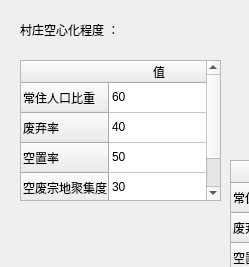
<?xml version="1.0" encoding="UTF-8"?>
<ui version="4.0">
 <class>KongXinStatus</class>
 <widget class="QWidget" name="KongXinStatus">
  <property name="geometry">
   <rect>
    <x>0</x>
    <y>0</y>
    <width>249</width>
    <height>267</height>
   </rect>
  </property>
  <property name="windowTitle">
   <string>Form</string>
  </property>
  <widget class="QLabel" name="label">
   <property name="geometry">
    <rect>
     <x>20</x>
     <y>20</y>
     <width>111</width>
     <height>20</height>
    </rect>
   </property>
   <property name="text">
    <string>村庄空心化程度 ：</string>
   </property>
  </widget>
  <widget class="QTableWidget" name="tableWidget">
   <property name="geometry">
    <rect>
     <x>20</x>
     <y>60</y>
     <width>201</width>
     <height>141</height>
    </rect>
   </property>
   <row>
    <property name="text">
     <string>常住人口比重</string>
    </property>
   </row>
   <row>
    <property name="text">
     <string>废弃率</string>
    </property>
   </row>
   <row>
    <property name="text">
     <string>空置率</string>
    </property>
   </row>
   <row>
    <property name="text">
     <string>空废宗地聚集度</string>
    </property>
   </row>
   <column>
    <property name="text">
     <string>值</string>
    </property>
   </column>
   <item row="0" column="0">
    <property name="text">
     <string>60</string>
    </property>
   </item>
   <item row="1" column="0">
    <property name="text">
     <string>40</string>
    </property>
   </item>
   <item row="2" column="0">
    <property name="text">
     <string>50</string>
    </property>
   </item>
   <item row="3" column="0">
    <property name="text">
     <string>30</string>
    </property>
   </item>
  </widget>
  <widget class="QTableWidget" name="tableWidget_2">
   <property name="geometry">
    <rect>
     <x>230</x>
     <y>160</y>
     <width>201</width>
     <height>141</height>
    </rect>
   </property>
   <row>
    <property name="text">
     <string>常住人口比重</string>
    </property>
   </row>
   <row>
    <property name="text">
     <string>废弃率</string>
    </property>
   </row>
   <row>
    <property name="text">
     <string>空置率</string>
    </property>
   </row>
   <row>
    <property name="text">
     <string>空废宗地聚集度</string>
    </property>
   </row>
   <column>
    <property name="text">
     <string>值</string>
    </property>
   </column>
   <item row="0" column="0">
    <property name="text">
     <string>60</string>
    </property>
   </item>
   <item row="1" column="0">
    <property name="text">
     <string>40</string>
    </property>
   </item>
   <item row="2" column="0">
    <property name="text">
     <string>50</string>
    </property>
   </item>
   <item row="3" column="0">
    <property name="text">
     <string>30</string>
    </property>
   </item>
  </widget>
 </widget>
 <resources/>
 <connections/>
</ui>
